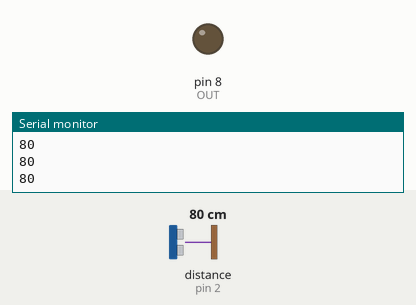
This sketch was run on a simulated Arduino Uno, built with avr-gcc and run on an emulated ATmega328P. On the bench: output pins drawn as LEDs (lit = HIGH), the last lines printed to the serial monitor. Wiring (inferred from the names in the program): ultrasonic range finder: trigger pin 3; echo pin 2. Dashed ring = blinking. Inputs (shaded band) come from the test bench; at power-on: distance to the obstacle (sensor on pin 2) 80 cm. The echo pulse lasts 58.3 µs per cm; pins used as bus, display or sensor lines are not drawn.

Above: at 1.2 s.
1.3 s: distance to the obstacle (sensor on pin 2) set to 22 cm
2.8 s: distance to the obstacle (sensor on pin 2) set to 18 cm
At 3.15 s:
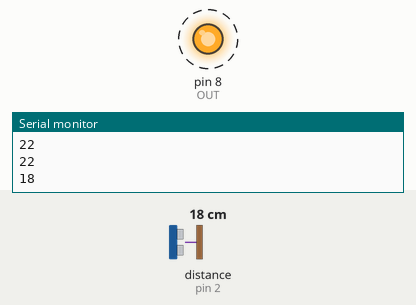
5.8 s: distance to the obstacle (sensor on pin 2) set to 35 cm
At 6.2 s:
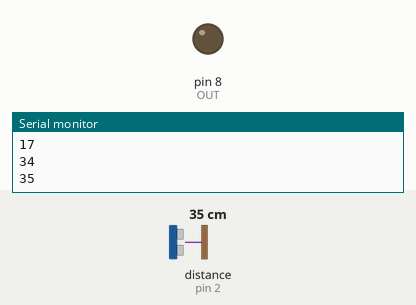
7.3 s: distance to the obstacle (sensor on pin 2) set to 2 cm
At 7.91 s:
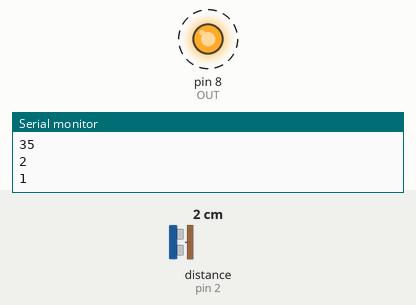
Timing chart, 0 to 11.3 s (numbered marks = the images above; inputs shaded):
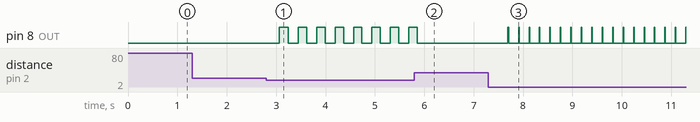

The sketch:

ultrasonico.ino
```cpp
int TRIG = 3;      // trigger en pin 10
int ECO = 2;      // echo en pin 9
int OUT = 8;
int DURACION;
int DISTANCIA;

void setup()
{
  pinMode(TRIG, OUTPUT);  // trigger como salida
  pinMode(ECO, INPUT);    // echo como entrada
  pinMode(OUT, OUTPUT);   // LED como salida
  Serial.begin(9600);     // inicializacion de comunicacion serial a 9600 bps

}

void loop()
{

  digitalWrite(TRIG, HIGH);     // generacion del pulso a enviar
  delay(1);       // al pin conectado al trigger
  digitalWrite(TRIG, LOW);    // del sensor

  DURACION = pulseIn(ECO, HIGH);  // con funcion pulseIn se espera un pulso
            // alto en Echo
  DISTANCIA = DURACION / 58.2;    // distancia medida en centimetros
  Serial.println(DISTANCIA);    // envio de valor de distancia por monitor serial
  delay(200);       // demora entre datos

  if (DISTANCIA <= 20 && DISTANCIA >= 0){ // si distancia entre 0 y 20 cms.
    digitalWrite(OUT, HIGH);      // enciende LED
    delay(DISTANCIA * 10);      // demora proporcional a la distancia
    digitalWrite(OUT, LOW);     // apaga LED
    }

}
```

Measured:
- the behaviour switches between 21 and 20 cm on distance to the obstacle (sensor on pin 2) (found by bisection; images 0 and 1)
- after the input at 2.8 s, pin 8 (OUT): alternates HIGH for 0.17 s and LOW for 0.20 s, starting after 0.27 s
- after the input at 5.8 s, pin 8 (OUT): goes on until 5.9 s, then stays LOW
- after the input at 7.3 s, pin 8 (OUT): alternates HIGH for 0.01 s and LOW for 0.20 s, starting after 0.39 s
